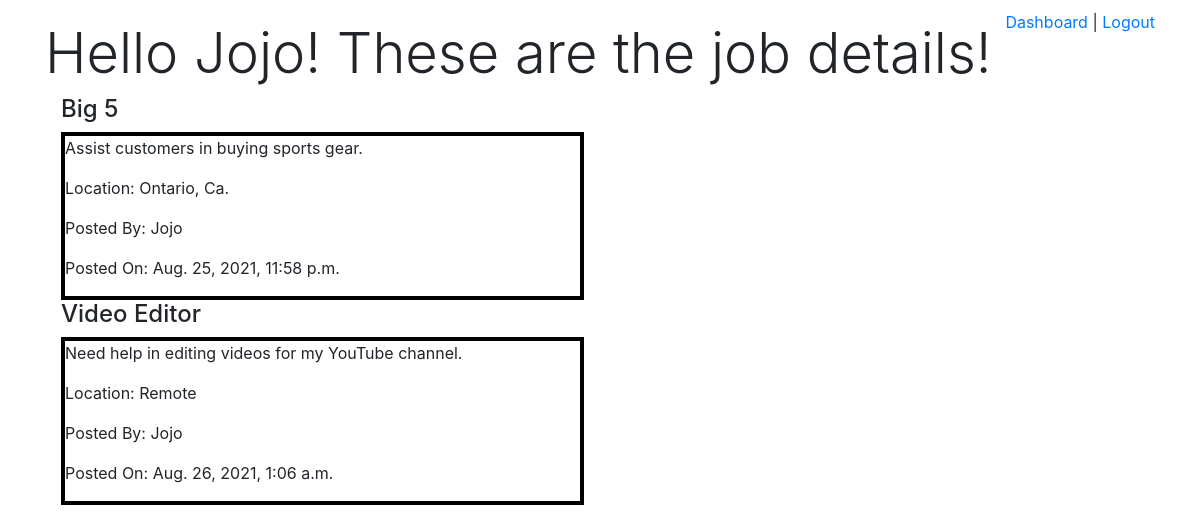
The page /jobs/2 (signed in) on the database its author committed.
### handy_app/models.py (models this page shows)
class User(models.Model):
    first_name = models.CharField(max_length=255)
    last_name = models.CharField(max_length=255)
    email = models.EmailField(max_length=255)
    password = models.CharField(max_length=255)
    created_at = models.DateField(auto_now_add=True)
    updated_at = models.DateField(auto_now=True)
    objects = UserManager()

class Job(models.Model):
    title = models.CharField(max_length=255)
    description = models.CharField(max_length=255)
    location = models.CharField(max_length=255)
    creator = models.ForeignKey(User, related_name="has_created_jobs", on_delete=models.CASCADE)
    created_at = models.DateTimeField(auto_now_add=True)
    updated_at = models.DateTimeField(auto_now=True)
    objects = JobManager()

### handy_app/views.py (the view)
# urls.py: path("jobs/<int:job_id>", views.show_one),
def show_one(request, job_id):
    context = {
        'job': Job.objects.get(id=job_id),
        'current_user': User.objects.get(id=request.session['user_id'])
    }
    return render(request,"view.html",context)

### handy_app/templates/view.html (shortened to what this page needs)
<!DOCTYPE html>
<html lang="en">
<head>
    <link rel="stylesheet" href="https://stackpath.bootstrapcdn.com/bootstrap/4.3.1/css/bootstrap.min.css"
>
</head>
<body>
    <div class="container">
        <div style="float: right; padding-top: 10px;">
            <a href="/jobs">Dashboard</a> | <a href="/logout">Logout</a>
        </div>
        <div style="padding-top: 20px;">
            <h1 class="display-4">Hello {{request.session.greeting}}! These are the job details!</h1>
        </div>
        <div class="col-6 px-3">
            {% for job in job.creator.has_created_jobs.all %}
                <div>
                    <h4>{{job.title}}</h4>
                    <div style="border: 4px solid black;">
                        <p>{{job.description}}</p>
                        <p>Location: {{job.location}}</p>
                        <p>Posted By: {{job.creator.first_name}}</p>
                        <p>Posted On: {{job.created_at}}</p>
                    </div>
                </div>
            {% endfor %}
        </div>
    </div>
</body>
</html>

### rows shown on the page
User: session.greeting "Jojo"
Job: title "Big 5", description "Assist customers in buying sports gear.", location "Ontario, Ca.", creator.first_name "Jojo", created_at "Aug. 25, 2021, 11:58 p.m."
Job: title "Video Editor", description "Need help in editing videos for my YouTube channel.", location "Remote", creator.first_name "Jojo", created_at "Aug. 26, 2021, 1:06 a.m."
